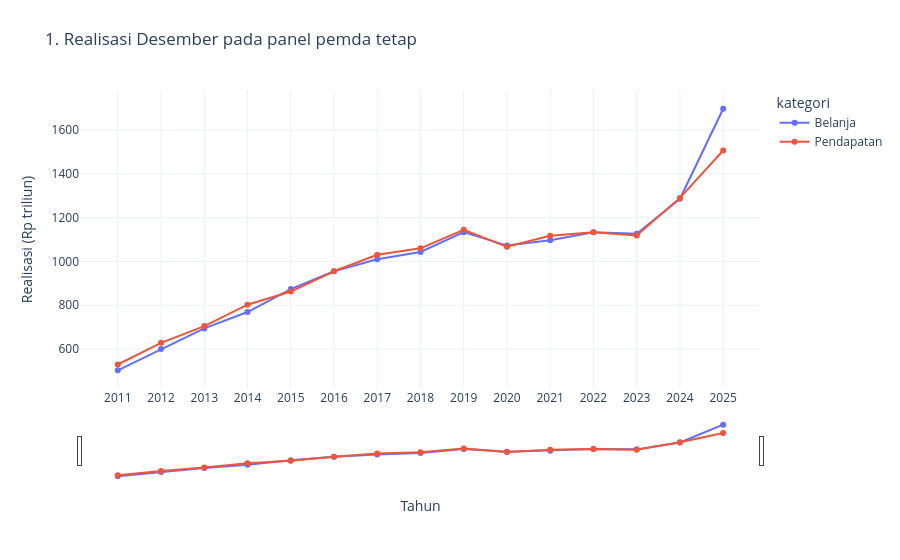

The notebook cell this image was saved under:
### Markdown cell above
## 3. Enam visualisasi interaktif
Grafik juga disimpan sebagai HTML mandiri di `output/figures/`.

### Code cell
fig1 = px.line(trend.with_columns((pl.col('realisasi') / 1e12).alias('triliun')),
    x='tahun', y='triliun', color='kategori', markers=True,
    hover_data=['jumlah_pemda', 'pertumbuhan_yoy'],
    title='1. Realisasi Desember pada panel pemda tetap',
    labels={'triliun': 'Realisasi (Rp triliun)', 'tahun': 'Tahun'})
fig1.update_xaxes(rangeslider_visible=True, dtick=1)
show(fig1, '01_tren_tahunan.html')

### Figure 1 — Plotly figure (JSON) as saved in the notebook; plotly's stock layout.template omitted (floating-point values rounded to 4 significant figures)
{"data": [{"customdata": [[498.0, NaN], [498.0, 19.3], [498.0, 15.71], [498.0, 10.8], [498.0, 13.66], [498.0, 9.318], [498.0, 5.725], [498.0, 3.288], [498.0, 8.684], [498.0, -5.421], [498.0, 2.252], [498.0, 3.367], [498.0, -0.6144], [498.0, 14.18], [498.0, 32.0]], "hovertemplate": "kategori=Belanja<br>Tahun=%{x}<br>Realisasi (Rp triliun)=%{y}<br>jumlah_pemda=%{customdata[0]}<br>pertumbuhan_yoy=%{customdata[1]}<extra></extra>", "legendgroup": "Belanja", "line": {"color": "#636efa", "dash": "solid"}, "marker": {"symbol": "circle"}, "mode": "lines+markers", "name": "Belanja", "orientation": "v", "showlegend": true, "type": "scatter", "x": [2011, 2012, 2013, 2014, 2015, 2016, 2017, 2018, 2019, 2020, 2021, 2022, 2023, 2024, 2025], "xaxis": "x", "y": [502.6, 599.6, 693.8, 768.8, 873.8, 955.2, 1010.0, 1043.0, 1134.0, 1072.0, 1096.0, 1133.0, 1126.0, 1286.0, 1697.0], "yaxis": "y"}, {"customdata": [[498.0, NaN], [498.0, 18.7], [498.0, 12.2], [498.0, 13.88], [498.0, 7.459], [498.0, 10.75], [498.0, 7.884], [498.0, 2.874], [498.0, 8.011], [498.0, -6.815], [498.0, 4.742], [498.0, 1.457], [498.0, -1.35], [498.0, 15.37], [498.0, 16.76]], "hovertemplate": "kategori=Pendapatan<br>Tahun=%{x}<br>Realisasi (Rp triliun)=%{y}<br>jumlah_pemda=%{customdata[0]}<br>pertumbuhan_yoy=%{customdata[1]}<extra></extra>", "legendgroup": "Pendapatan", "line": {"color": "#EF553B", "dash": "solid"}, "marker": {"symbol": "circle"}, "mode": "lines+markers", "name": "Pendapatan", "orientation": "v", "showlegend": true, "type": "scatter", "x": [2011, 2012, 2013, 2014, 2015, 2016, 2017, 2018, 2019, 2020, 2021, 2022, 2023, 2024, 2025], "xaxis": "x", "y": [529.1, 628.0, 704.6, 802.3, 862.2, 954.9, 1030.0, 1060.0, 1145.0, 1067.0, 1117.0, 1134.0, 1118.0, 1290.0, 1506.0], "yaxis": "y"}], "layout": {"hovermode": "closest", "legend": {"title": {"text": "kategori"}, "tracegroupgap": 0}, "margin": {"t": 90}, "title": {"text": "1. Realisasi Desember pada panel pemda tetap"}, "xaxis": {"anchor": "y", "domain": [0, 1], "dtick": 1, "rangeslider": {"visible": true}, "title": {"text": "Tahun"}}, "yaxis": {"anchor": "x", "domain": [0, 1], "title": {"text": "Realisasi (Rp triliun)"}}}}
